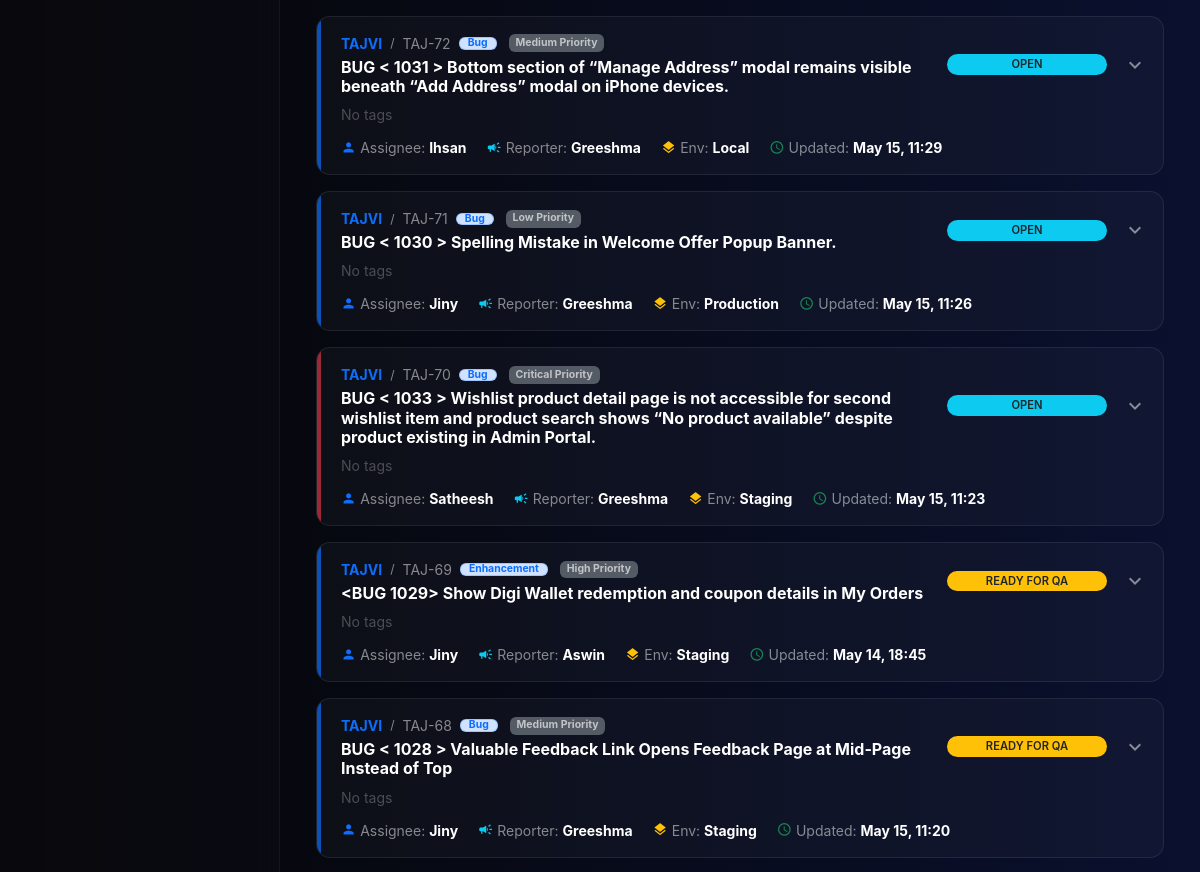
The page /issues/ (signed in, middle part) on the database as committed earlier.
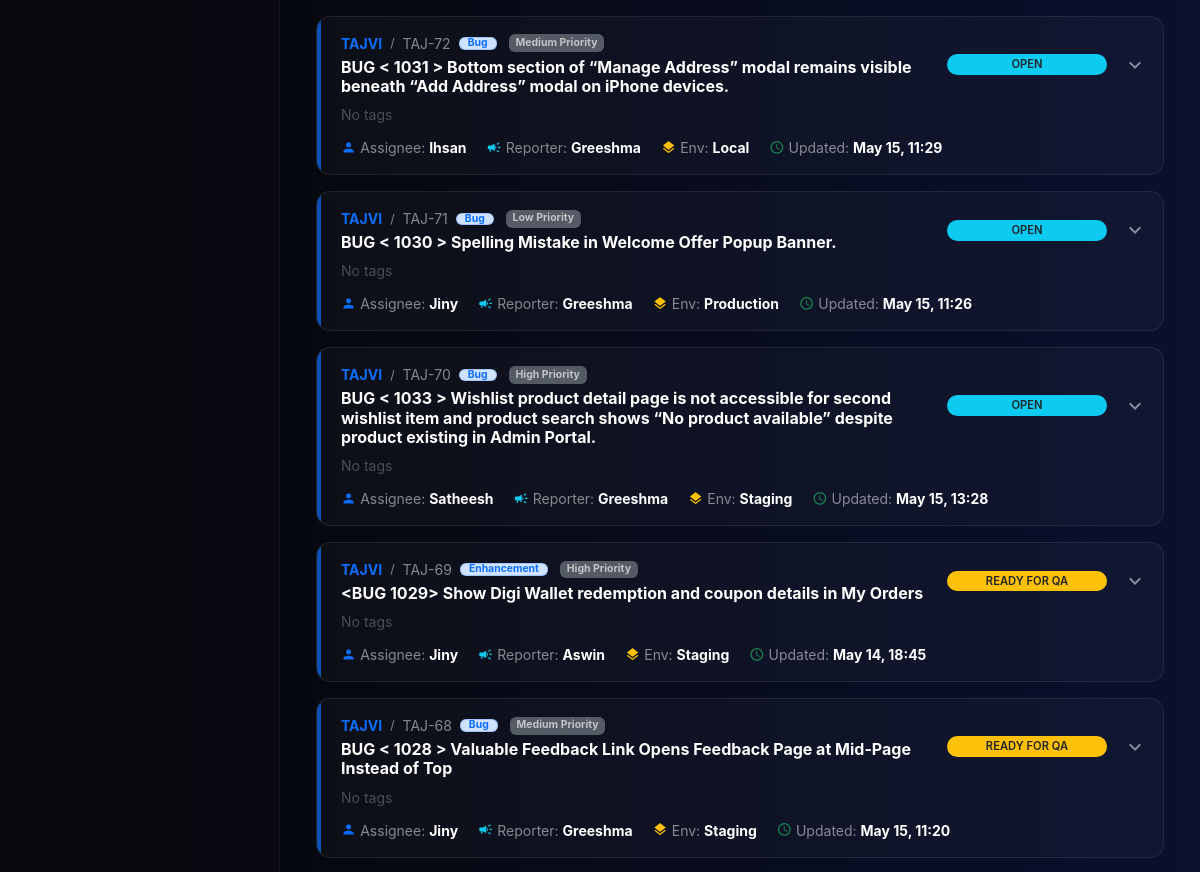
The same page on the database as committed later.
### issues/models.py (models this page shows, shortened)
class Issue(models.Model):
    project = models.ForeignKey(
        Project,
        on_delete=models.CASCADE,
        related_name='issues',
    )
    title = models.CharField(max_length=255)
    description = models.TextField(blank=True)
    issue_type = models.CharField(
        max_length=20,
        choices=IssueTypeChoices.choices,
        default=IssueTypeChoices.TASK,
    )
    drive_url = models.CharField(max_length=500,
        null=True,
        blank=True
        )
    reporter = models.ForeignKey(
        settings.AUTH_USER_MODEL,
        on_delete=models.SET_NULL,
        null=True,
        blank=True,
        related_name='reported_issues',
    )
    assignee = models.ForeignKey(
        settings.AUTH_USER_MODEL,
        on_delete=models.SET_NULL,
        null=True,
        blank=True,
        related_name='assigned_issues',
    )
    priority = models.CharField(
        max_length=20,
        choices=IssuePriorityChoices.choices,
        default=IssuePriorityChoices.MEDIUM,
    )
    environment = models.CharField(
        max_length=20,
        choices=IssueEnvironmentChoices.choices,
        default=IssueEnvironmentChoices.STAGING,
    )
    status = models.CharField(
        max_length=20,
        choices=IssueStatusChoices.choices,
        default=IssueStatusChoices.OPEN,
    )
    time_estimate_hours = models.DecimalField(
        max_digits=6,
        decimal_places=2,
        null=True,
        blank=True,
        help_text='Estimated effort in hours',
    )
    related_issue = models.ForeignKey(
        'self',
        on_delete=models.SET_NULL,
        null=True,
        blank=True,
        related_name='related_issues',
        help_text='Optional related or parent issue',
        limit_choices_to={'issue_type': IssueTypeChoices.TASK},  # optional extra safety
    )
    tags = models.ManyToManyField(
        'Tag',
        related_name='issues',
        blank=True,
        help_text='Tags used to classify this issue',
    )
    remarks = models.TextField(blank=True)
    qa_note = models.TextField(blank=True)
    image_1 = CloudinaryField('image', null=True, blank=True)
    image_2 = CloudinaryField('image', null=True, blank=True)
    image_3 = CloudinaryField('image', null=True, blank=True)
    image_4 = CloudinaryField('image', null=True, blank=True)
    created_by = models.ForeignKey(
        settings.AUTH_USER_MODEL,
        on_delete=models.SET_NULL,
        null=True,
        blank=True,
        related_name='created_issues',
    )
    created_at = models.DateTimeField(auto_now_add=True)
    updated_at = models.DateTimeField(auto_now=True)
    class Meta:
        ordering = ['-created_at']
    def is_authorized(self, user):
        if not user or not user.is_authenticated:
            return False
        if user == self.assignee:
            return True
        if user == self.reporter:
            return True
        team_member = getattr(user, 'team_member', None)
        if team_member and team_member.role in getattr(settings, 'MANAGEMENT_ROLES', []):
            return True
        return False

class Project(models.Model):
    name = models.CharField(max_length=255)
    code = models.CharField(max_length=50, unique=True)
    description = models.TextField(blank=True)
    owner = models.ForeignKey(
        settings.AUTH_USER_MODEL,
        on_delete=models.SET_NULL,
        null=True,
        blank=True,
        related_name='owned_projects',
    )
    team = models.ForeignKey(
        'users.Team',  # change this string if your Team model lives elsewhere
        on_delete=models.SET_NULL,
        null=True,
        blank=True,
        related_name='projects',
    )
    is_active = models.BooleanField(default=True)
    created_by = models.ForeignKey(
        settings.AUTH_USER_MODEL,
        on_delete=models.SET_NULL,
        null=True,
        blank=True,
        related_name='created_projects',
    )
    created_at = models.DateTimeField(auto_now_add=True)
    updated_at = models.DateTimeField(auto_now=True)
    class Meta:
        ordering = ['name']

### users/models.py (models this page shows)
class User(AbstractUser):
    pass

### issues/views.py (the view, shortened to what this page needs)
# urls.py: path('issues/', IssueListView.as_view(), name='issue_list'),
class IssueListView(LoginRequiredMixin, ListView):
    model = Issue
    template_name = 'issues/issue_list.html'
    context_object_name = 'issues'
    paginate_by = 50  # <-- Set pagination limit to 50 items per page
    def get_queryset(self):
        qs = Issue.objects.select_related('project', 'assignee', 'reporter').prefetch_related('tags')
        search = self.request.GET.get('q', '').strip()
        status = self.request.GET.get('status')
        if status:
            qs = qs.filter(status=status)
        priority = self.request.GET.get('priority')
        if priority:
            qs = qs.filter(priority=priority)
        issue_type = self.request.GET.get('issue_type')
        if issue_type:
            qs = qs.filter(issue_type=issue_type)
        project_id = self.request.GET.get('project')
        if project_id:
            qs = qs.filter(project_id=project_id)
        environment = self.request.GET.get('environment')
        if environment:
            qs = qs.filter(environment=environment)
        source = self.request.GET.get('source')
        if source == 'MINE':
            qs = qs.filter(Q(assignee=self.request.user) | Q(reporter=self.request.user))
        assignee_id = self.request.GET.get('assignee')
        if assignee_id:
            if assignee_id == 'me':
                qs = qs.filter(assignee=self.request.user)
            else:
                qs = qs.filter(assignee_id=assignee_id)
        reporter_id = self.request.GET.get('reporter')
        if reporter_id:
            if reporter_id == 'me':
                qs = qs.filter(reporter=self.request.user)
            else:
                qs = qs.filter(reporter_id=reporter_id)
        assigned_only = self.request.GET.get('assigned')
        if assigned_only == '1':
            qs = qs.filter(assignee__isnull=False)
        related_filter = self.request.GET.get('related_filter')
        if related_filter == 'has':
            qs = qs.filter(related_issue__isnull=False)
        elif related_filter == 'none':
            qs = qs.filter(related_issue__isnull=True)
        related_issue_id = self.request.GET.get('related_issue')
        if related_issue_id:
            qs = qs.filter(related_issue_id=related_issue_id)
        return qs
    def get_context_data(self, **kwargs):
        context = super().get_context_data(**kwargs)
        for issue in context['issues']:
            issue.can_edit = issue.is_authorized(self.request.user)
        queries_without_page = self.request.GET.copy()
        if 'page' in queries_without_page:
            del queries_without_page['page']
        context['current_filters'] = queries_without_page.urlencode()
        context['search'] = self.request.GET.get('q')
        context['selected_project_id'] = self.request.GET.get('project')
        context['selected_source'] = self.request.GET.get('source')
        context['projects'] = Project.objects.all()
        context['assignees'] = (
            get_user_model()
            .objects.filter(assigned_issues__isnull=False)
            .distinct()
        )
        context['reporters'] = (
            get_user_model()
            .objects.filter(reported_issues__isnull=False)
            .distinct()
        )
        context['related_issues'] = Issue.objects.filter(
            issue_type=IssueTypeChoices.TASK
        ).order_by('title')
        context['IssueStatusChoices'] = IssueStatusChoices
        context['IssuePriorityChoices'] = IssuePriorityChoices
        context['IssueEnvironmentChoices'] = IssueEnvironmentChoices
        context['IssueTypeChoices'] = IssueTypeChoices
        return context

### templates/issues/issue_list.html (shortened to what the changed rows need)
{% extends "users/index.html" %}
{% block dashboard_content %}
<div class="dashboard-viewport-flex">
    <div class="scrollable-issues-region mt-1">
        {% if issues %}
        <div class="row g-3">
            {% for issue in issues %}
                <div class="col-12">
                    <div class="issue-card p-3 text-white position-relative">
                        <div class="position-absolute start-0 top-0 bottom-0 bg-{% if issue.status == 'done' %}success{% elif issue.priority == 'critical' %}danger{% else %}primary{% endif %}" style="width: 4px; opacity: 0.7;"></div>
                        <div class="ms-2">
                            <div class="d-flex flex-column flex-md-row justify-content-between align-items-start align-items-md-center gap-3 mb-2"
                                 data-bs-toggle="collapse"
                                 data-bs-target="#collapseIssue{{ issue.pk }}"
                                 style="cursor: pointer;"
                                 role="button"
                                 aria-expanded="false"
                                 aria-controls="collapseIssue{{ issue.pk }}">
                                <div class="flex-grow-1">
                                    <div class="d-flex align-items-center flex-wrap gap-2 mb-1">
                                        <span class="text-primary smaller fw-bold uppercase tracking-wider">{{ issue.project.name }}</span>
                                        <span class="text-white-50 small">/</span>
                                        <span class="text-white-50 smaller">
                                            {% if issue.project.code %}{{ issue.project.code }}-{{ issue.pk }}{% else %}#{{ issue.pk }}{% endif %}
                                        </span>
                                        <span class="badge bg-primary-subtle text-primary smaller px-2 py-0 border border-primary border-opacity-25" style="font-size: 0.65rem;">
                                            {{ issue.get_issue_type_display }}
                                        </span>
                                        <span class="badge bg-secondary smaller opacity-75 ms-1">{{ issue.get_priority_display }} Priority</span>
                                    </div>
                                    <h6 class="fw-bold mb-0 text-white">
                                        {{ issue.title }}
                                    </h6>
                                </div>
                                <div class="d-flex align-items-center gap-3 align-self-stretch align-self-md-center justify-content-between justify-content-md-end">
                                    <span class="status-pill bg-{% if issue.status == 'open' %}info{% elif issue.status == 'done' %}success{% else %}warning{% endif %} text-dark text-center" style="width:160px; display: inline-block;">
                                        {{ issue.get_status_display }}
                                    </span>
                                    <span class="material-icons text-white-50 Accordion-arrow-icon" style="transition: transform 0.2s ease;">expand_more</span>
                                </div>
                            </div>
                            <div class="mb-2 d-flex flex-wrap gap-1">
                                {% for tag in issue.tags.all %}
                                    <span class="issue-tag-pill">{{ tag.name }}</span>
                                {% empty %}
                                    <span class="text-white-50 smaller italic opacity-50">No tags</span>
                                {% endfor %}
                            </div>
                            <div class="d-flex flex-wrap align-items-center gap-y-1 smaller text-white-50 pt-1" style="column-gap: 1.25rem !important;">
                                <div class="d-flex align-items-center gap-1">
                                    <span class="material-icons text-primary" style="font-size: 0.95rem;">person</span>
                                    <span>Assignee: <strong class="text-white">{{ issue.assignee.get_short_name|default:issue.assignee.username|default:"Unassigned" }}</strong></span>
                                </div>
                                <div class="d-flex align-items-center gap-1">
                                    <span class="material-icons text-info" style="font-size: 0.95rem;">campaign</span>
                                    <span>Reporter: <strong class="text-white">{{ issue.reporter.get_short_name|default:issue.reporter.username|default:"-" }}</strong></span>
                                </div>
                                <div class="d-flex align-items-center gap-1">
                                    <span class="material-icons text-warning" style="font-size: 0.95rem;">layers</span>
                                    <span>Env: <strong class="text-white">{{ issue.get_environment_display }}</strong></span>
                                </div>
                                <div class="d-flex align-items-center gap-1">
                                    <span class="material-icons text-success" style="font-size: 0.95rem;">schedule</span>
                                    <span>Updated: <strong class="text-white">{{ issue.updated_at|date:"M d, H:i" }}</strong></span>
                                </div>
                            </div>
                        </div>
                    </div>
                </div>
            {% endfor %}
        </div>
        {% else %}
            <div class="metric-card text-center py-5 text-white mt-3">
                <span class="material-icons fs-1 text-white-50 mb-2">search_off</span>
                <p class="text-white-50 mb-0">No issues found matching your current filters.</p>
            </div>
        {% endif %}
    </div>
</div>
{% endblock %}

Rows that differ between the two databases and show on the page:
changed Issue "Satheesh": priority "Critical" → "High"; updated_at "May 15, 11:23" → "May 15, 13:28"
